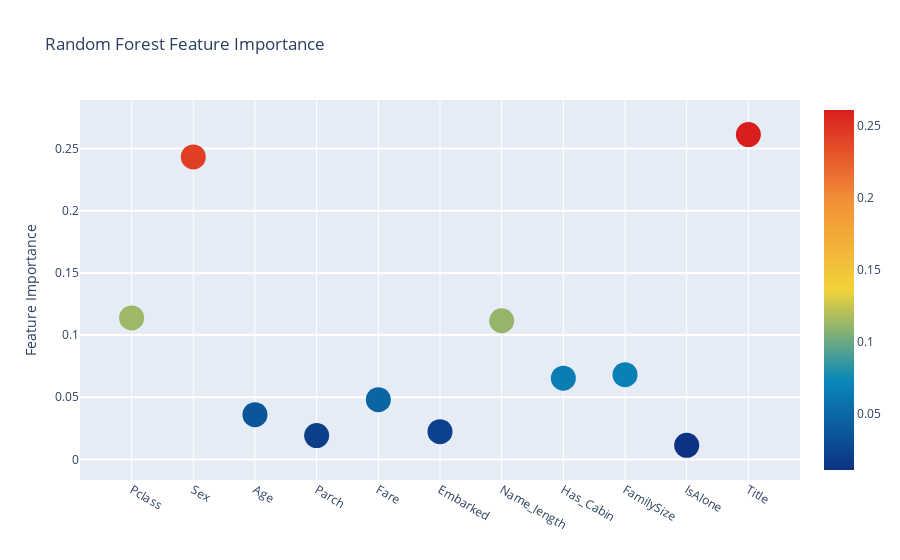
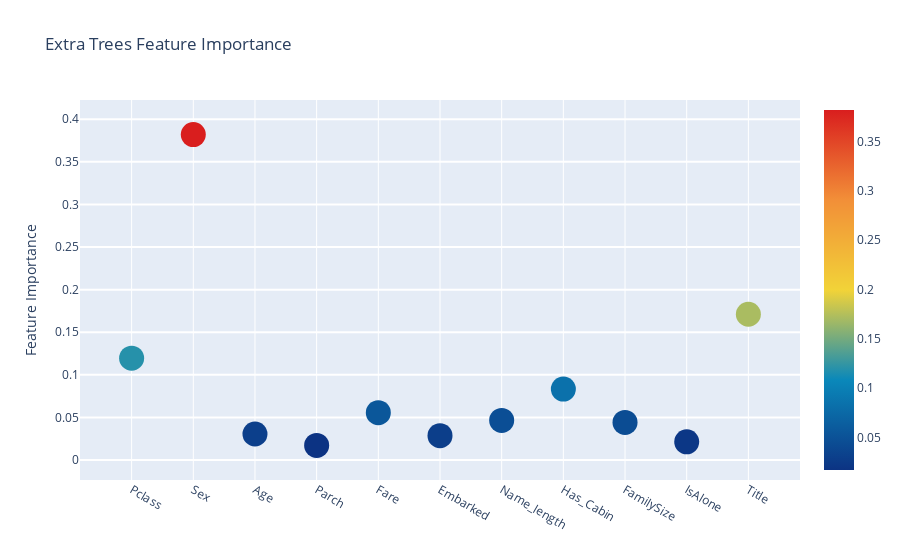
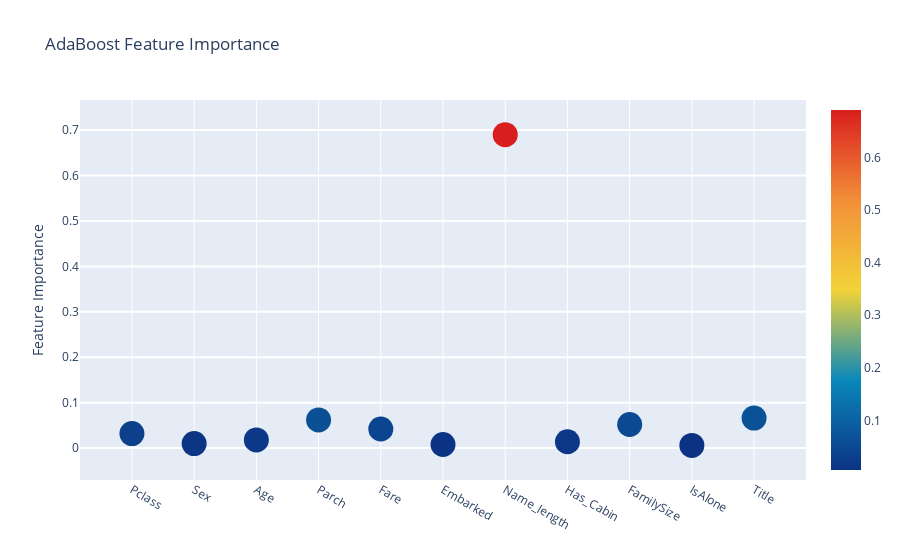
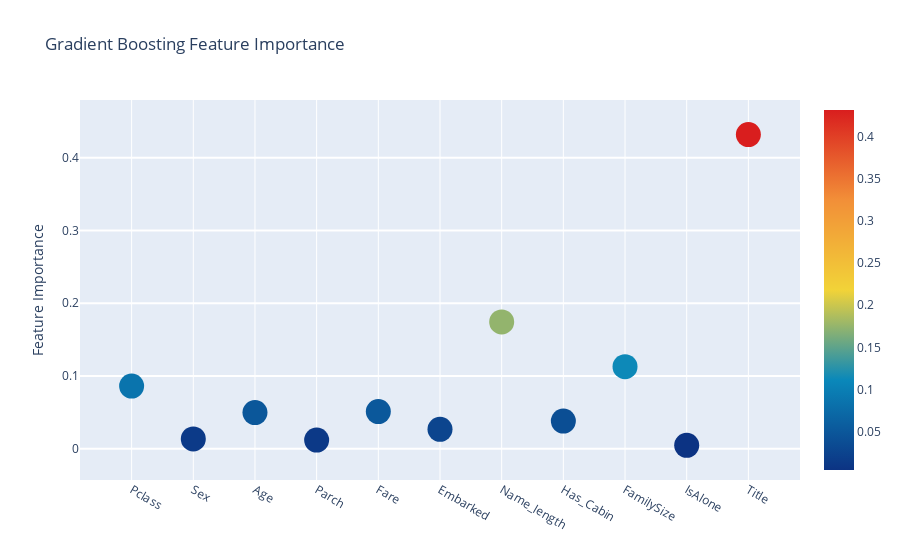

Notebook code for these charts, in order:
### Markdown cell above
여러개를 한꺼번에 그리려면 go.Figure()로 전체 판을 만든다음에 <br>
.add_trace로 go.Scatter형태처럼 그래프 그리면 됨<br>
<br>

* 참고사항 ; color은 seaborn의 hue와 동일한 기능

### Code cell
# Scatter plot 
trace = go.Scatter(
    y = feature_dataframe['Random Forest feature importances'].values,
    x = feature_dataframe['features'].values,
    mode='markers',
    marker=dict(
        sizemode = 'diameter',
        sizeref = 1,
        size = 25,
#       size= feature_dataframe['AdaBoost feature importances'].values,
        #color = np.random.randn(500), #set color equal to a variable
        color = feature_dataframe['Random Forest feature importances'].values,
        colorscale='Portland',
        showscale=True
    ),
    text = feature_dataframe['features'].values
)
data = [trace]

layout= go.Layout(
    autosize= True,
    title= 'Random Forest Feature Importance',
    hovermode= 'closest',
#     xaxis= dict(
#         title= 'Pop',
#         ticklen= 5,
#         zeroline= False,
#         gridwidth= 2,
#     ),
    yaxis=dict(
        title= 'Feature Importance',
        ticklen= 5,
        gridwidth= 2
    ),
    showlegend= False
)
fig = go.Figure(data=data, layout=layout)
py.iplot(fig,filename='scatter2010')

# Scatter plot 
trace = go.Scatter(
    y = feature_dataframe['Extra Trees  feature importances'].values,
    x = feature_dataframe['features'].values,
    mode='markers',
    marker=dict(
        sizemode = 'diameter',
        sizeref = 1,
        size = 25,
#       size= feature_dataframe['AdaBoost feature importances'].values,
        #color = np.random.randn(500), #set color equal to a variable
        color = feature_dataframe['Extra Trees  feature importances'].values,
        colorscale='Portland',
        showscale=True
    ),
    text = feature_dataframe['features'].values
)
data = [trace]

layout= go.Layout(
    autosize= True,
    title= 'Extra Trees Feature Importance',
    hovermode= 'closest',
#     xaxis= dict(
#         title= 'Pop',
#         ticklen= 5,
#         zeroline= False,
#         gridwidth= 2,
#     ),
    yaxis=dict(
        title= 'Feature Importance',
        ticklen= 5,
        gridwidth= 2
    ),
    showlegend= False
)
fig = go.Figure(data=data, layout=layout)
py.iplot(fig,filename='scatter2010')

# Scatter plot 
trace = go.Scatter(
    y = feature_dataframe['AdaBoost feature importances'].values,
    x = feature_dataframe['features'].values,
    mode='markers',
    marker=dict(
        sizemode = 'diameter',
        sizeref = 1,
        size = 25,
#       size= feature_dataframe['AdaBoost feature importances'].values,
        #color = np.random.randn(500), #set color equal to a variable
        color = feature_dataframe['AdaBoost feature importances'].values,
        colorscale='Portland',
        showscale=True
    ),
    text = feature_dataframe['features'].values
)
data = [trace]

layout= go.Layout(
    autosize= True,
    title= 'AdaBoost Feature Importance',
    hovermode= 'closest',
#     xaxis= dict(
#         title= 'Pop',
#         ticklen= 5,
#         zeroline= False,
#         gridwidth= 2,
#     ),
    yaxis=dict(
        title= 'Feature Importance',
        ticklen= 5,
        gridwidth= 2
    ),
    showlegend= False
)
fig = go.Figure(data=data, layout=layout)
py.iplot(fig,filename='scatter2010')

# Scatter plot 
trace = go.Scatter(
    y = feature_dataframe['Gradient Boost feature importances'].values,
    x = feature_dataframe['features'].values,
    mode='markers',
    marker=dict(
        sizemode = 'diameter',
        sizeref = 1,
        size = 25,
#       size= feature_dataframe['AdaBoost feature importances'].values,
        #color = np.random.randn(500), #set color equal to a variable
        color = feature_dataframe['Gradient Boost feature importances'].values,
        colorscale='Portland',
        showscale=True
    ),
    text = feature_dataframe['features'].values
)
data = [trace]

layout= go.Layout(
    autosize= True,
    title= 'Gradient Boosting Feature Importance',
    hovermode= 'closest',
#     xaxis= dict(
#         title= 'Pop',
#         ticklen= 5,
#         zeroline= False,
#         gridwidth= 2,
#     ),
    yaxis=dict(
        title= 'Feature Importance',
        ticklen= 5,
        gridwidth= 2
    ),
    showlegend= False
)
fig = go.Figure(data=data, layout=layout)
py.iplot(fig,filename='scatter2010')

### Figure 1 — Plotly figure (JSON) as saved in the notebook; plotly's stock layout.template omitted (floating-point values rounded to 4 significant figures)
{"data": [{"marker": {"color": [0.1138, 0.2432, 0.03601, 0.01916, 0.04805, 0.02232, 0.1115, 0.06534, 0.06817, 0.0113, 0.2612], "colorscale": [[0, "rgb(12,51,131)"], [0.25, "rgb(10,136,186)"], [0.5, "rgb(242,211,56)"], [0.75, "rgb(242,143,56)"], [1, "rgb(217,30,30)"]], "showscale": true, "size": 25, "sizemode": "diameter", "sizeref": 1}, "mode": "markers", "text": ["Pclass", "Sex", "Age", "Parch", "Fare", "Embarked", "Name_length", "Has_Cabin", "FamilySize", "IsAlone", "Title"], "type": "scatter", "x": ["Pclass", "Sex", "Age", "Parch", "Fare", "Embarked", "Name_length", "Has_Cabin", "FamilySize", "IsAlone", "Title"], "y": [0.1138, 0.2432, 0.03601, 0.01916, 0.04805, 0.02232, 0.1115, 0.06534, 0.06817, 0.0113, 0.2612]}], "layout": {"autosize": true, "hovermode": "closest", "showlegend": false, "title": {"text": "Random Forest Feature Importance"}, "yaxis": {"gridwidth": 2, "ticklen": 5, "title": {"text": "Feature Importance"}}}}

### Figure 2 — Plotly figure (JSON) as saved in the notebook; plotly's stock layout.template omitted (floating-point values rounded to 4 significant figures)
{"data": [{"marker": {"color": [0.1195, 0.3819, 0.03059, 0.01723, 0.05565, 0.02859, 0.04653, 0.0833, 0.04413, 0.0214, 0.1711], "colorscale": [[0, "rgb(12,51,131)"], [0.25, "rgb(10,136,186)"], [0.5, "rgb(242,211,56)"], [0.75, "rgb(242,143,56)"], [1, "rgb(217,30,30)"]], "showscale": true, "size": 25, "sizemode": "diameter", "sizeref": 1}, "mode": "markers", "text": ["Pclass", "Sex", "Age", "Parch", "Fare", "Embarked", "Name_length", "Has_Cabin", "FamilySize", "IsAlone", "Title"], "type": "scatter", "x": ["Pclass", "Sex", "Age", "Parch", "Fare", "Embarked", "Name_length", "Has_Cabin", "FamilySize", "IsAlone", "Title"], "y": [0.1195, 0.3819, 0.03059, 0.01723, 0.05565, 0.02859, 0.04653, 0.0833, 0.04413, 0.0214, 0.1711]}], "layout": {"autosize": true, "hovermode": "closest", "showlegend": false, "title": {"text": "Extra Trees Feature Importance"}, "yaxis": {"gridwidth": 2, "ticklen": 5, "title": {"text": "Feature Importance"}}}}

### Figure 3 — Plotly figure (JSON) as saved in the notebook; plotly's stock layout.template omitted (floating-point values rounded to 4 significant figures)
{"data": [{"marker": {"color": [0.032, 0.01, 0.018, 0.062, 0.042, 0.008, 0.69, 0.014, 0.052, 0.006, 0.066], "colorscale": [[0, "rgb(12,51,131)"], [0.25, "rgb(10,136,186)"], [0.5, "rgb(242,211,56)"], [0.75, "rgb(242,143,56)"], [1, "rgb(217,30,30)"]], "showscale": true, "size": 25, "sizemode": "diameter", "sizeref": 1}, "mode": "markers", "text": ["Pclass", "Sex", "Age", "Parch", "Fare", "Embarked", "Name_length", "Has_Cabin", "FamilySize", "IsAlone", "Title"], "type": "scatter", "x": ["Pclass", "Sex", "Age", "Parch", "Fare", "Embarked", "Name_length", "Has_Cabin", "FamilySize", "IsAlone", "Title"], "y": [0.032, 0.01, 0.018, 0.062, 0.042, 0.008, 0.69, 0.014, 0.052, 0.006, 0.066]}], "layout": {"autosize": true, "hovermode": "closest", "showlegend": false, "title": {"text": "AdaBoost Feature Importance"}, "yaxis": {"gridwidth": 2, "ticklen": 5, "title": {"text": "Feature Importance"}}}}

### Figure 4 — Plotly figure (JSON) as saved in the notebook; plotly's stock layout.template omitted (floating-point values rounded to 4 significant figures)
{"data": [{"marker": {"color": [0.08611, 0.01341, 0.04963, 0.01188, 0.05102, 0.02659, 0.1743, 0.03801, 0.1128, 0.004584, 0.4317], "colorscale": [[0, "rgb(12,51,131)"], [0.25, "rgb(10,136,186)"], [0.5, "rgb(242,211,56)"], [0.75, "rgb(242,143,56)"], [1, "rgb(217,30,30)"]], "showscale": true, "size": 25, "sizemode": "diameter", "sizeref": 1}, "mode": "markers", "text": ["Pclass", "Sex", "Age", "Parch", "Fare", "Embarked", "Name_length", "Has_Cabin", "FamilySize", "IsAlone", "Title"], "type": "scatter", "x": ["Pclass", "Sex", "Age", "Parch", "Fare", "Embarked", "Name_length", "Has_Cabin", "FamilySize", "IsAlone", "Title"], "y": [0.08611, 0.01341, 0.04963, 0.01188, 0.05102, 0.02659, 0.1743, 0.03801, 0.1128, 0.004584, 0.4317]}], "layout": {"autosize": true, "hovermode": "closest", "showlegend": false, "title": {"text": "Gradient Boosting Feature Importance"}, "yaxis": {"gridwidth": 2, "ticklen": 5, "title": {"text": "Feature Importance"}}}}
